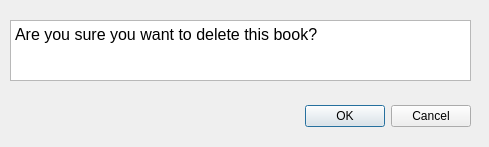
<?xml version="1.0" encoding="UTF-8"?>
<ui version="4.0">
 <class>delete_dialog</class>
 <widget class="QDialog" name="delete_dialog">
  <property name="geometry">
   <rect>
    <x>0</x>
    <y>0</y>
    <width>489</width>
    <height>147</height>
   </rect>
  </property>
  <property name="windowTitle">
   <string>Dialog</string>
  </property>
  <widget class="QDialogButtonBox" name="buttonBox">
   <property name="geometry">
    <rect>
     <x>130</x>
     <y>100</y>
     <width>341</width>
     <height>32</height>
    </rect>
   </property>
   <property name="orientation">
    <enum>Qt::Horizontal</enum>
   </property>
   <property name="standardButtons">
    <set>QDialogButtonBox::Cancel|QDialogButtonBox::Ok</set>
   </property>
  </widget>
  <widget class="QTextBrowser" name="textBrowser">
   <property name="geometry">
    <rect>
     <x>10</x>
     <y>20</y>
     <width>461</width>
     <height>61</height>
    </rect>
   </property>
   <property name="html">
    <string>&lt;!DOCTYPE HTML PUBLIC &quot;-//W3C//DTD HTML 4.0//EN&quot; &quot;http://www.w3.org/TR/REC-html40/strict.dtd&quot;&gt;
&lt;html&gt;&lt;head&gt;&lt;meta name=&quot;qrichtext&quot; content=&quot;1&quot; /&gt;&lt;style type=&quot;text/css&quot;&gt;
p, li { white-space: pre-wrap; }
&lt;/style&gt;&lt;/head&gt;&lt;body style=&quot; font-family:'MS Shell Dlg 2'; font-size:8.25pt; font-weight:400; font-style:normal;&quot;&gt;
&lt;p style=&quot; margin-top:0px; margin-bottom:0px; margin-left:0px; margin-right:0px; -qt-block-indent:0; text-indent:0px;&quot;&gt;&lt;span style=&quot; font-size:12pt;&quot;&gt;Are you sure you want to delete this book?&lt;/span&gt;&lt;/p&gt;&lt;/body&gt;&lt;/html&gt;</string>
   </property>
  </widget>
 </widget>
 <resources/>
 <connections>
  <connection>
   <sender>buttonBox</sender>
   <signal>accepted()</signal>
   <receiver>delete_dialog</receiver>
   <slot>accept()</slot>
   <hints>
    <hint type="sourcelabel">
     <x>248</x>
     <y>254</y>
    </hint>
    <hint type="destinationlabel">
     <x>157</x>
     <y>274</y>
    </hint>
   </hints>
  </connection>
  <connection>
   <sender>buttonBox</sender>
   <signal>rejected()</signal>
   <receiver>delete_dialog</receiver>
   <slot>reject()</slot>
   <hints>
    <hint type="sourcelabel">
     <x>316</x>
     <y>260</y>
    </hint>
    <hint type="destinationlabel">
     <x>286</x>
     <y>274</y>
    </hint>
   </hints>
  </connection>
 </connections>
</ui>
